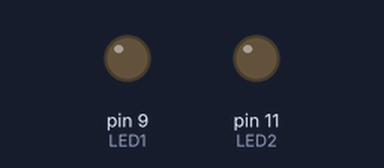
Bench run of a sketch on a simulated Arduino Uno, built with avr-gcc and run on an emulated ATmega328P. Parts: output pins drawn as LEDs (lit = HIGH).

Above: at 0.05 s.
At 3.0 s:
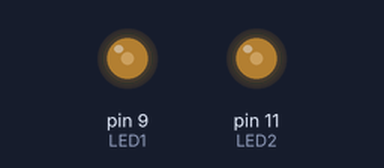
At 4.5 s:
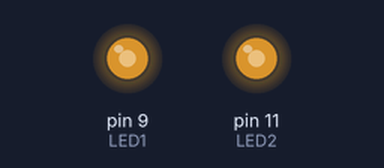
At 6.0 s:
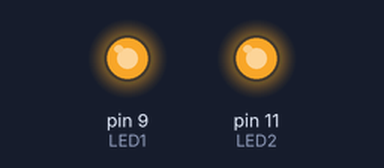
Timing chart, 0 to 7.8 s (numbered marks = the images above):
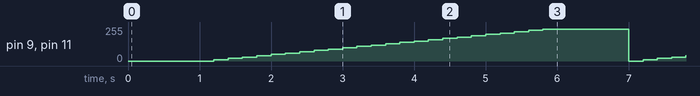

Measured:
- by itself, pin 9 (LED1), pin 11 (LED2): ramps from 0/255 to 240/255 and jumps back, once every 6.0 s

The sketch:

ledTest.ino
```cpp
#define LED1 9
#define LED2 11
void setup() {
  // put your setup code here, to run once:
  pinMode(LED1, OUTPUT);
  pinMode(LED2, OUTPUT);
  Serial.begin(9600);
  digitalWrite(LED1, LOW);
  digitalWrite(LED2, LOW);
}

void loop() {
  // put your main code here, to run repeatedly:
  int i = 0;
  delay(1000);
  while (i < 250)
  {
    analogWrite(LED1, i);
    analogWrite(LED2, i);
    i+=10;
    delay(200);
  }
}
```
